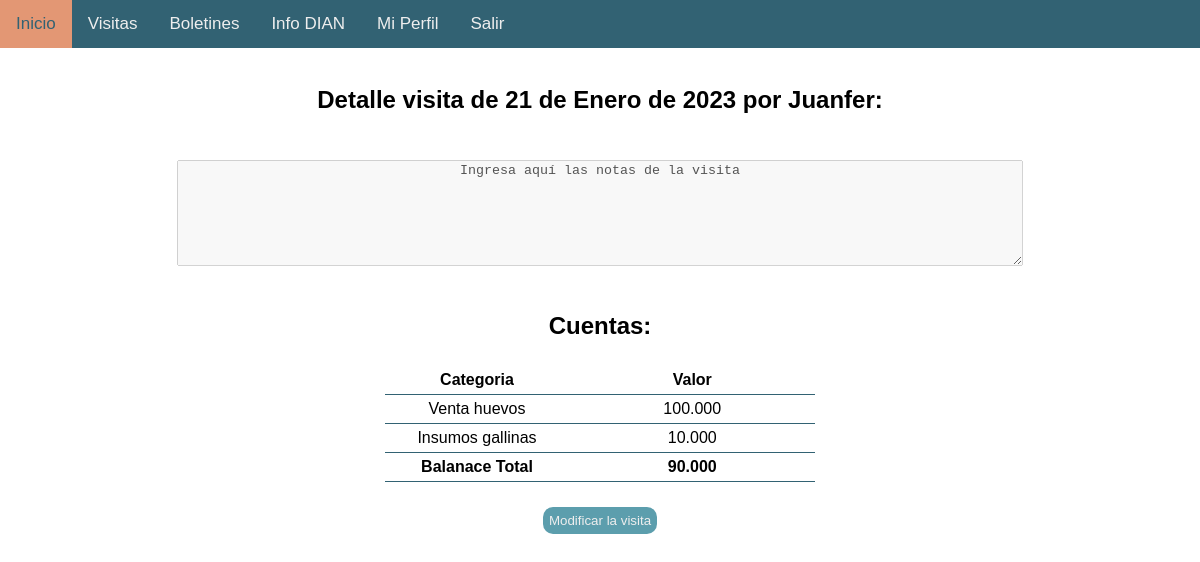
/visit/detail/5/ (signed in), run on the app's committed database.
### visit/models.py (models this page shows, shortened)
class Visit(models.Model):
    visitor = models.ForeignKey(CustomUser, on_delete=models.CASCADE)
    date = models.DateField()
    notes = models.TextField()
    total_balance = models.IntegerField(default=0)
    revisado = models.BooleanField(default=False)
    class Meta:
        ordering = ['date']

class MoneyMovement(models.Model):
    TYPES = [
        ('Ingreso', 'Ingreso'),
        ('Egreso', 'Egreso')
    ]
    CATEGORIES = [
        ('venta_huevos', 'Venta huevos'),
        ('venta_huerta', 'Venta huerta'),
        ('insumos_gallinas', 'Insumos gallinas'),
        ('insumos_huerta', 'Insumos huerta'),
        ('cuido_perros', 'Cuido perros'),
        ('gasolina', 'Gasolina'),
        ('cafeteria', 'Insumos cafetería'),
        ('aseo', 'Insumos aseo'),
        ('otros_ingresos', 'Otros Ingresos'),
        ('otros_gastos', 'Otros Gastos'),
    ]
    visit = models.ForeignKey(Visit, on_delete=models.CASCADE)
    categoria = models.CharField(max_length=20, choices=CATEGORIES, default='venta_huevos')
    valor = models.PositiveBigIntegerField()
    class Meta:
        ordering = ['visit']

### users/models.py (models this page shows, shortened)
class CustomUser(models.Model):
    user = models.OneToOneField(User, on_delete=models.CASCADE)
    phone_number = models.PositiveBigIntegerField()
    nickname = models.CharField(blank=False, max_length=20)
    birthday = models.DateField()
    mailing_list = models.BooleanField()
    info_manage = models.BooleanField()
    comunidad = models.BooleanField(default=False)
    publicar = models.BooleanField(default=False)
    tiene_reclamacion = models.BooleanField(default=False)
    mtto = models.BooleanField(default=False)

### visit/views.py (the view)
@login_required
def visitDetails(request, pk):
    comunidad = False
    user = CustomUser.objects.get(user=request.user)
    if user.comunidad == True:
        visit = Visit.objects.get(pk=pk)
        comunidad = True
    else:
        return HttpResponseRedirect(reverse('home'))
    expenses = MoneyMovement.objects.filter(visit=visit)
    total_balance = 0
    for expense in expenses:
        if expense.categoria == 'venta_huevos' or expense.categoria == 'venta_huerta' or expense.categoria == 'otros_ingresos':
            total_balance += expense.valor
        else:
            total_balance -= expense.valor
    visit.total_balance = total_balance
    visit.save()
    return render(request, 'visit/details.html', {
        'visit': visit,
        'expenses': expenses,
        'comunidad': comunidad,
    })

### visit/templates/visit/details.html (shortened to what this page needs)
{% extends 'base.html' %}
{% load static %}
    {% block body %}
    <br>
    <h2 class="center top-20">Detalle visita  de {{ visit.date }} por {{ visit.visitor.nickname }}:</h2>
    <br>
    <textarea class="top-20 center" name="notes" style="width: 70%; height: 100px;" disabled>{{ visit.notes }}</textarea>
    <br>
    <h2 class="center top-20">Cuentas:</h2>
    <br>
    <table class="center">
        <thead>
            <tr>
                <th scope="col">Categoria</th>
                <th scope="col">Valor</th>
            </tr>
        </thead>
        <tbody>
            {% for expense in expenses %}
            <tr>
                <td>{{ expense.get_categoria_display }}</td>
                <td>{{ expense.valor }}</td>
            </tr>
            {% endfor %}
            <tr>
                <td><b>Balanace Total</b></td>
                <td><b>{{ visit.total_balance }}</b></td>
            </tr>
        </tbody>
    </table>
    <div class="form-group center top-20" style="margin: 20px auto;">
        <form action="{% url 'visit.modify' pk=visit.id %}" method="get">
            <button class="btn btn-secondary" type="submit">Modificar la visita</button>
        </form>
    </div>
    {% endblock %}

### static/css/style.css (style rules this page uses)
body { margin: 0; font-family: Arial, Helvetica, sans-serif; }
.center { display: block; text-align: center; margin: 8px auto 8px auto; width: 80%; }
.btn { font-family:'Trebuchet MS', 'Lucida Sans Unicode', 'Lucida Grande', 'Lucida Sans', Arial, sans-serif ; padding: 6px; margin: 5px; border-radius: 10px; border-style: none; }
.btn-secondary { color: #EEEEEE; background-color: #5C9EAD; }
.form-group { margin: 5px 20px; }
.top-20 { margin-top: 20px; }
table { table-layout: fixed; width: 80%; border-collapse: collapse; }
thead th:nth-child(1) { width: 30%; }
thead th:nth-child(2) { width: 40%; }
th, td { padding: 5px; border-bottom: 1px solid #326273; }
table.center { display: table; align-items: center; width: auto; margin: 0 auto; }

### data on the page
Visit: date "21 de Enero de 2023", visitor.nickname "Juanfer", notes "Ingresa aquí las notas de la visita", total_balance "90.000"
MoneyMovement: categoria "Venta huevos", valor "100.000"
MoneyMovement: categoria "Insumos gallinas", valor "10.000"
